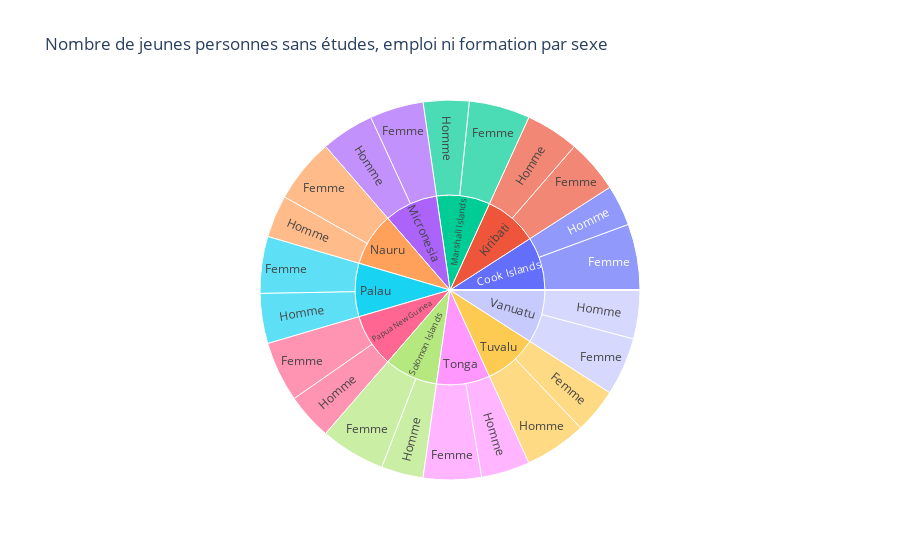

The code cell stored with this chart in its notebook:
### Code cell
fig = px.sunburst(
    unemployed_by_country,
    path=["Pays et territoires insulaires du Pacifique", "Sexe"],
    values="Pourcentage",
    title="Nombre de jeunes personnes sans études, emploi ni formation par sexe",
)
fig.show()

### Figure 1 — Plotly figure (JSON) as saved in the notebook; plotly's stock layout.template omitted (floating-point values rounded to 4 significant figures)
{"data": [{"branchvalues": "total", "domain": {"x": [0, 1], "y": [0, 1]}, "hovertemplate": "labels=%{label}<br>Pourcentage=%{value}<br>parent=%{parent}<br>id=%{id}<extra></extra>", "ids": ["Cook Islands/Femme", "Kiribati/Femme", "Marshall Islands/Femme", "Micronesia/Femme", "Nauru/Femme", "Niue/Femme", "Palau/Femme", "Papua New Guinea/Femme", "Solomon Islands/Femme", "Tokelau/Femme", "Tonga/Femme", "Tuvalu/Femme", "Vanuatu/Femme", "Cook Islands/Homme", "Kiribati/Homme", "Marshall Islands/Homme", "Micronesia/Homme", "Nauru/Homme", "Niue/Homme", "Palau/Homme", "Papua New Guinea/Homme", "Solomon Islands/Homme", "Tokelau/Homme", "Tonga/Homme", "Tuvalu/Homme", "Vanuatu/Homme", "Cook Islands", "Kiribati", "Marshall Islands", "Micronesia", "Nauru", "Niue", "Palau", "Papua New Guinea", "Solomon Islands", "Tokelau", "Tonga", "Tuvalu", "Vanuatu"], "labels": ["Femme", "Femme", "Femme", "Femme", "Femme", "Femme", "Femme", "Femme", "Femme", "Femme", "Femme", "Femme", "Femme", "Homme", "Homme", "Homme", "Homme", "Homme", "Homme", "Homme", "Homme", "Homme", "Homme", "Homme", "Homme", "Homme", "Cook Islands", "Kiribati", "Marshall Islands", "Micronesia", "Nauru", "Niue", "Palau", "Papua New Guinea", "Solomon Islands", "Tokelau", "Tonga", "Tuvalu", "Vanuatu"], "name": "", "parents": ["Cook Islands", "Kiribati", "Marshall Islands", "Micronesia", "Nauru", "Niue", "Palau", "Papua New Guinea", "Solomon Islands", "Tokelau", "Tonga", "Tuvalu", "Vanuatu", "Cook Islands", "Kiribati", "Marshall Islands", "Micronesia", "Nauru", "Niue", "Palau", "Papua New Guinea", "Solomon Islands", "Tokelau", "Tonga", "Tuvalu", "Vanuatu", "", "", "", "", "", "", "", "", "", "", "", "", ""], "type": "sunburst", "values": [61.72, 50.0, 57.13, 50.36, 60.37, 0, 53.19, 56.55, 60.7, 0, 54.42, 42.26, 54.38, 38.28, 50.0, 42.87, 49.64, 39.63, 0, 46.81, 43.45, 39.3, 0, 45.58, 57.74, 45.62, 100, 100, 100, 100, 100, 0, 100, 100, 100, 0, 100, 100, 100]}], "layout": {"legend": {"tracegroupgap": 0}, "title": {"text": "Nombre de jeunes personnes sans études, emploi ni formation par sexe"}}}
